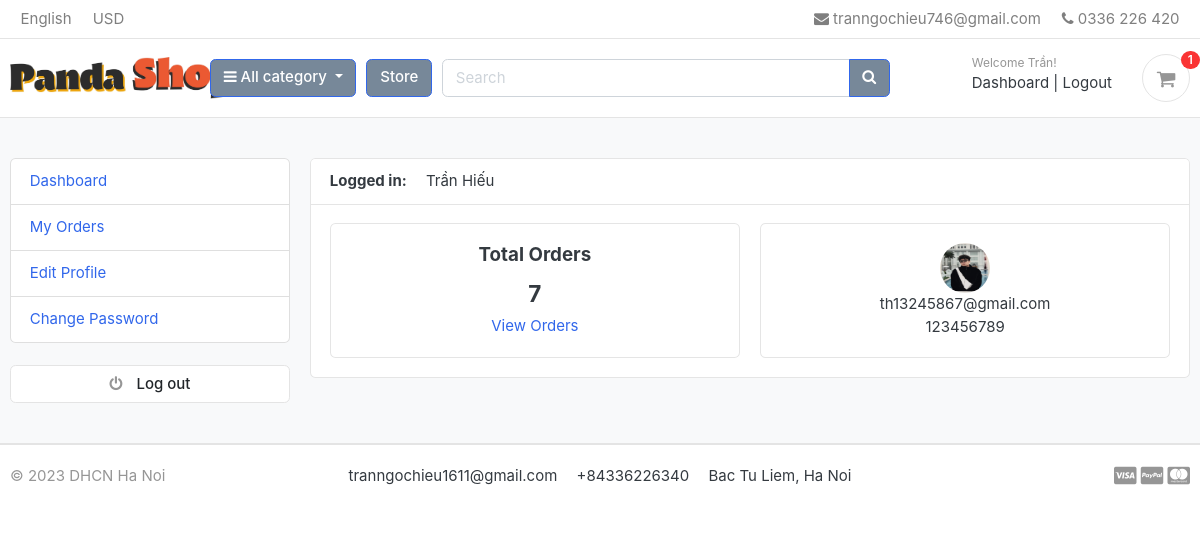
Screenshot of /accounts/dashboard/ (signed in) with the database file from the repository.
### accounts/models.py (models this page shows, shortened)
class Account(AbstractBaseUser, PermissionsMixin):
    first_name      = models.CharField(max_length=50)
    last_name       = models.CharField(max_length=50)
    username        = models.CharField(max_length=50, unique=True)
    email           = models.EmailField(max_length=100, unique=True)
    phone_number    = models.CharField(max_length=50)
    date_joined     = models.DateTimeField(auto_now_add=True)
    last_login      = models.DateTimeField(auto_now_add=True)
    is_admin        = models.BooleanField(default=False)
    is_staff        = models.BooleanField(default=False)
    is_active       = models.BooleanField(default=False)
    is_superadmin   = models.BooleanField(default=False)
    USERNAME_FIELD = 'email'
    REQUIRED_FIELDS = ['username', 'first_name', 'last_name']
    objects = MyAccountManager()
    def full_name(self):
        return f'{self.first_name} {self.last_name}'

class UserProfile(models.Model):
    user = models.OneToOneField(Account, on_delete=models.CASCADE)
    address_line_1 = models.CharField(blank=True, max_length=100)
    address_line_2 = models.CharField(blank=True, max_length=100)
    city = models.CharField(blank=True, max_length=50)
    state = models.CharField(blank=True, max_length=50)
    country = models.CharField(blank=True, max_length=50)
    profile_picture = models.ImageField(blank=True, upload_to='images/users/')

### accounts/views.py (the view)
# urls.py: path('dashboard/', views.dashboard, name='dashboard'),
@login_required(login_url = 'login')
def dashboard(request):
    orders = Order.objects.order_by('-created_at').filter(user_id=request.user.id, is_ordered=True)
    orders_count = orders.count()
    userprofile = UserProfile.objects.get(user_id=request.user.id)
    context = {
        'orders_count': orders_count,
        'userprofile': userprofile,
    }
    return render(request, 'accounts/dashboard.html', context)

### carts/context_processors.py (called while the page is built)
def counter(request):
    cart_count = 0
    if 'admin' in request.path:
        return {}
    else:
        try:
            cart = Cart.objects.filter(cart_id=_cart_id(request))
            if request.user.is_authenticated:
                cart_items = CartItem.objects.all().filter(user=request.user)
            else:
                cart_items = CartItem.objects.all().filter(cart=cart[:1])
            for cart_item in cart_items:
                cart_count += cart_item.quantity
        except Cart.DoesNotExist:
            cart_count = 0
    return dict(cart_count=cart_count)

### carts/views.py (called while the page is built)
def _cart_id(request):
    cart = request.session.session_key
    if not cart:
        cart = request.session.create()
    return cart

### category/context_processors.py (called while the page is built)
def menu_links(request):
    links = Category.objects.all()
    return dict(links=links)

### category/models.py (called while the page is built)
    def get_url(self):
        return reverse('product_by_category', args=[self.slug])

### Template/accounts/dashboard.html (shortened to what this page needs)
{% extends 'base.html' %}
{% load static %}
{% block content %}
<section class="section-conten padding-y bg">
    <div class="container">
        <div class="row">
        {% include 'includes/dashboard_sidebar.html' %}
        <main class="col-md-9">
            <article class="card">
            <header class="card-header">
                <strong class="d-inline-block mr-3">Logged in:</strong>
                <span>{{ user.full_name }}</span>
            </header>
            <div class="card-body">
                <div class="row" style="text-align: center;">
                    <div class="col-md-6">
                        <div class="card">
                            <div class="card-body">
                                <h5 class="card-title">Total Orders</h5>
                                <h4>{{ orders_count }}</h4>
                                <a href="{% url 'my_orders' %}">View Orders</a>
                            </div>
                        </div>
                    </div>
                    <div class="col-md-6">
                        <div class="card">
                            <div class="card-body">
                                <img src="{{ userprofile.profile_picture.url }}" alt="User Profile Picture" height="50" width="50" style="border-radius: 50%;" />
                                <p class="mb-0">{{ user.email }}</p>
                                <p>{{ user.phone_number }}</p>
                            </div>
                        </div>
                    </div>
                </div>
            </div>
            </article>
        </main>
    </div>
    </div>
</section>
{% endblock %}

### Template/includes/navbar.html (shortened to what this page needs)
{% load static %}
<header class="section-header">
    <nav class="navbar p-md-0 navbar-expand-sm navbar-light border-bottom">
    <div class="container">
      <div class="collapse navbar-collapse" id="navbarTop4">
        <ul class="navbar-nav mr-auto">
            <li class="nav-item dropdown">
                 <a href="#" class="nav-link">   English </a>
            </li>
            <li class="nav-item dropdown">
                <a href="#" class="nav-link"> USD </a>
            </li>
        </ul>
        <ul class="navbar-nav">
            <li><a href="#" class="nav-link"> <i class="fa fa-envelope"></i> tranngochieu746@gmail.com </a></li>
            <li><a href="#" class="nav-link"> <i class="fa fa-phone"></i> 0336 226 420</a></li>
        </ul>
      </div>
    </div>
    </nav>
    <section class="header-main border-bottom">
        <div class="container">
    <div class="row align-items-center">
        <div class="col-lg-2 col-md-3 col-6">
            <a href="{% url 'home' %}" class="brand-wrap">
                <img class="logo" src="{% static './images/Panda1.jpg' %}">
            </a>
        </div>
        <div class="col-lg col-sm col-md col-6 flex-grow-0">
            <div class="category-wrap dropdown d-inline-block float-right">
                <button type="button" class="btn btn-primary dropdown-toggle" data-toggle="dropdown" style="background-color: lightslategray;">
                    <i class="fa fa-bars"></i> All category
                </button>
            </div>
        </div>
        <a href="{% url 'store' %}" class="btn btn-outline-primary" style="background-color: lightslategray; color: white;">Store</a>
        <div class="col-lg  col-md-6 col-sm-12 col">
            <form action="{% url 'search' %}" class="search" method="GET">
                <div class="input-group w-100">
                    <input type="text" class="form-control" style="width:60%;" placeholder="Search", name="keyword">
                    <div class="input-group-append">
                      <button class="btn btn-primary" type="submit" style="background-color: lightslategray;">
                        <i class="fa fa-search"></i>
                      </button>
                    </div>
                </div>
            </form>
        </div>
        <div class="col-lg-3 col-sm-6 col-8 order-2 order-lg-3">
                    <div class="d-flex justify-content-end mb-3 mb-lg-0">
                        {% if user.id is None %}
                        <div class="widget-header">
                            <small class="title text-muted">Welcome guest!</small>
                            <div>
                                <a href="{% url 'login' %}">Sign in</a> <span class="dark-transp"> | </span>
                                <a href="{% url 'register' %}"> Register</a>
                            </div>
                        </div>
                        {% else %}
                        <div class="widget-header">
                            <small class="title text-muted">Welcome {{user.first_name}}!</small>
                            <div>
                                <a href="{% url 'dashboard' %}">Dashboard</a> <span class="dark-transp"> | </span>
                                <a href="{% url 'logout' %}">Logout</a>
                            </div>
                        </div>
                        {% endif %}
                        <a href="{% url 'cart' %}" class="widget-header pl-3 ml-3">
                            <div class="icon icon-sm rounded-circle border"><i class="fa fa-shopping-cart"></i></div>
                            <span class="badge badge-pill badge-danger notify">{{ cart_count }}</span>
                        </a>
                    </div>
                </div>
    </div>
        </div>
    </section>
</header>

### static/css/ui.css (style rules this page uses)
html { font-family: "Inter", sans-serif; font-size: 15px; }
.icon-xs, .icon-sm, .icon-md, .icon-lg { display: inline-block; text-align: center; flex-shrink: 0; flex-grow: 0; }
.icon-sm { width: 48px; height: 48px; line-height: 48px !important; font-size: 20px; }
.padding-y { padding-top: 40px; padding-bottom: 40px; }
article:after, .form-group:after { display: block; clear: both; content: ""; }
.bg { background-color: #f8f9fa; }
p:last-child { margin-bottom: 0; }
.header-main { position: relative; padding-top: 1rem; padding-bottom: 1rem; }
.brand-wrap .logo, .navbar-brand .logo { margin-right: 7px; max-height: 42px; display: inline-block; }
.widget-header { display: inline-block; vertical-align: middle; position: relative; }
.widget-header a { color: #343a40; }
.widget-header i { color: #969696; }
.widget-header .title { display: block; }
.widget-header .notify { position: absolute; top: -3px; right: -10px; }
.notify { position: absolute; top: -4px; right: -10px; display: inline-block; padding: 0.25em 0.6em; font-size: 12px; line-height: 1; text-align: center; border-radius: 3rem; color: #fff; background-color: #fa3434; }

### rows the page displays
Account: first_name "Trần", full_name "Trần Hiếu", email "th13245867@gmail.com", phone_number "123456789"
UserProfile: profile_picture (picture)

### other values shown
{{ cart_count }} "1"
{{ orders_count }} "7"
